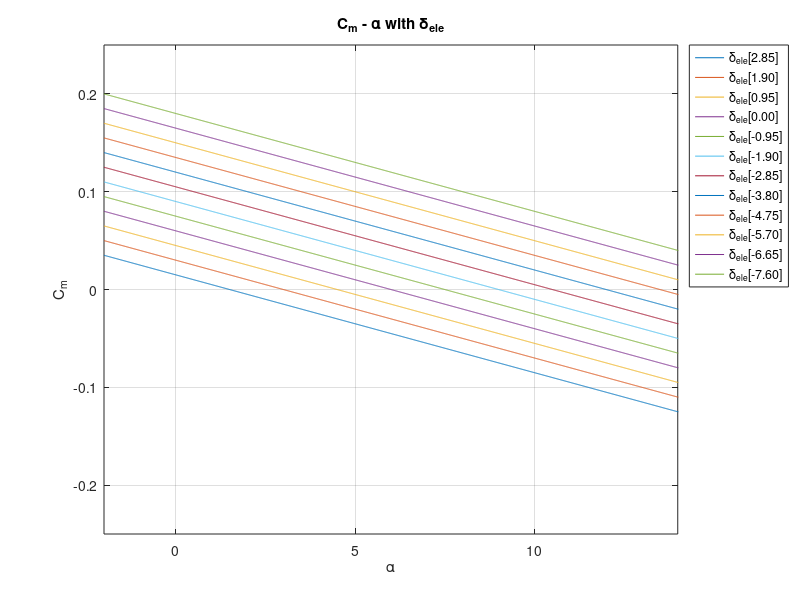

Here is the MATLAB script that generated this plot: (Note: this script raises an error after producing the figure.)
clc; close all;

alpha = -2:0.01:15;

figure('Name','C_{m} - \alpha with \delta_{ele}', 'Position', [100, 100, 600, 800]);

del_values = zeros(1, numel(2:1:13));

for alpha_del = 2:1:13
    It = 3.75;
    del = -0.95 * alpha_del + 4.75;
    del_values(alpha_del - 1) = del;
    Cm = -0.01 * alpha + 0.02 * It - 0.015 - 0.01579 * del;
    plot(alpha, Cm, 'DisplayName', sprintf('\\delta_{ele}[%.2f]', del));
    hold on
end

legend('Location', 'northeastoutside');
xlim([-2, 14]);
ylim([-0.25, 0.25]);
grid on;
title('C_{m} - \alpha with \delta_{ele}');
xlabel('\alpha');
ylabel('C_{m}');
grid on;

del_table = array2table(del_values', 'VariableNames', {'delta_E_Values'});
disp(del_table);
